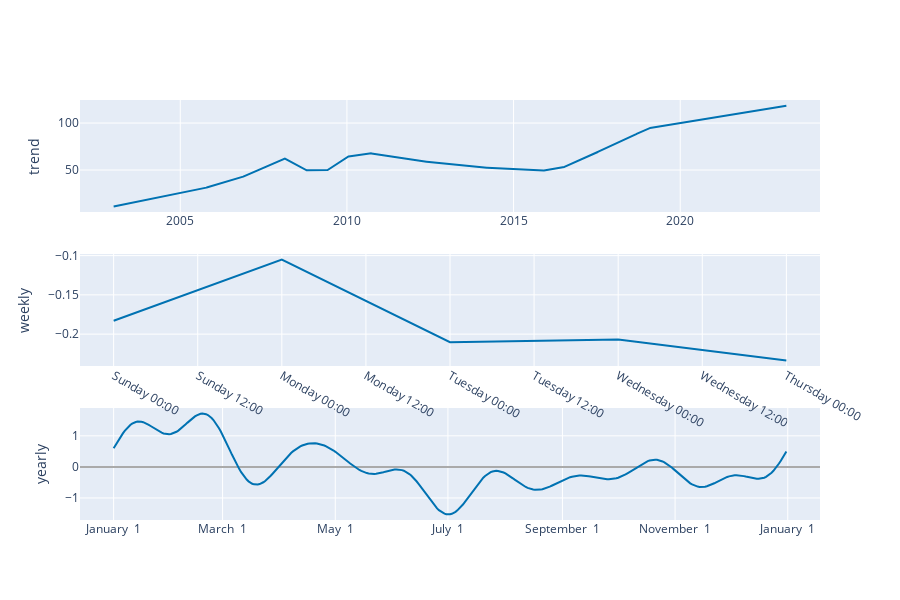

Notebook code for this chart:
### Code cell
plot_components_plotly(m, prophet_forecast)

### Figure 1 — Plotly figure (JSON) as saved in the notebook; plotly's stock layout.template omitted (floating-point values rounded to 4 significant figures; data arrays with more than 128 entries replaced by an {"elided": "..."} marker saying what was removed)
{"data": [{"line": {"color": "#0072B2", "width": 2}, "mode": "lines", "name": "trend", "type": "scatter", "x": {"elided": "4999 str values"}, "xaxis": "x", "y": {"elided": "4999 float values"}, "yaxis": "y"}, {"line": {"color": "rgba(0, 114, 178, 0.2)", "width": 0}, "mode": "lines", "name": "trend_upper", "type": "scatter", "x": {"elided": "4999 str values"}, "xaxis": "x", "y": {"elided": "4999 float values"}, "yaxis": "y"}, {"fill": "tonexty", "fillcolor": "rgba(0, 114, 178, 0.2)", "line": {"color": "rgba(0, 114, 178, 0.2)", "width": 0}, "mode": "lines", "name": "trend_lower", "type": "scatter", "x": {"elided": "4999 str values"}, "xaxis": "x", "y": {"elided": "4999 float values"}, "yaxis": "y"}, {"line": {"color": "#0072B2", "width": 2}, "mode": "lines", "name": "weekly", "type": "scatter", "x": ["2017-01-01T00:00:00", "2017-01-02T00:00:00", "2017-01-03T00:00:00", "2017-01-04T00:00:00", "2017-01-05T00:00:00"], "xaxis": "x2", "y": [-0.183, -0.1051, -0.2102, -0.2069, -0.2334], "yaxis": "y2"}, {"line": {"color": "#0072B2", "width": 2}, "mode": "lines", "name": "yearly", "type": "scatter", "x": {"elided": "365 str values"}, "xaxis": "x3", "y": {"elided": "365 float values"}, "yaxis": "y3"}], "layout": {"height": 600, "showlegend": false, "width": 900, "xaxis": {"anchor": "y", "domain": [0, 1], "range": ["2001-12-29T10:48:00", "2024-03-11T13:12:00"], "type": "date"}, "xaxis2": {"anchor": "y2", "domain": [0, 1], "range": ["2016-12-31T19:12:00", "2017-01-05T04:48:00"], "tickformat": "%A %H:%M", "type": "date"}, "xaxis3": {"anchor": "y3", "domain": [0, 1], "range": ["2016-12-13T18:54:02.958904115", "2018-01-18T11:04:57.863013581"], "tickformat": "%B %e", "type": "date"}, "yaxis": {"anchor": "x", "domain": [0.7333, 1], "rangemode": "normal", "title": {"text": "trend"}, "zerolinecolor": "#AAA"}, "yaxis2": {"anchor": "x2", "domain": [0.3667, 0.6333], "title": {"text": "weekly"}, "zerolinecolor": "#AAA"}, "yaxis3": {"anchor": "x3", "domain": [0, 0.2667], "title": {"text": "yearly"}, "zerolinecolor": "#AAA"}}}
